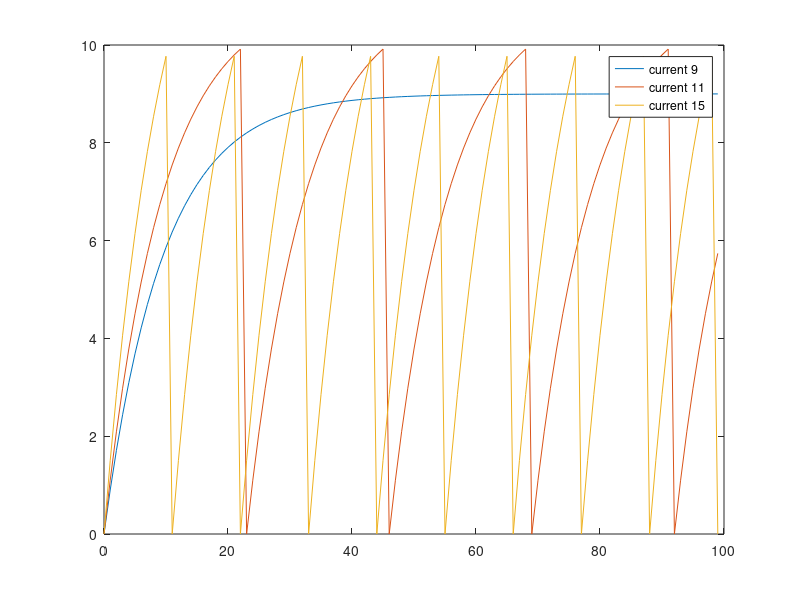

MATLAB code for this plot:
%Euler Method 
I=[9 11 15];

for s=1:length(I)  

  
    T=10;
    R=1;
    %I=9;

    h=1; %time step at 1 ms
    x=0:h:99; %range of x
    y=zeros(size(x));
    n=numel(y); %number of y values
        for i=1:n-1
            f=(-y(i)+R*I(s))/T
            y(i+1)=y(i)+h*f
            if y(i+1)>10
                y(i+1)=0
            end
                
         
        end   
        
  
     plot(x,y);hold on 
     legend('current 9','current 11','current 15')
    
end



